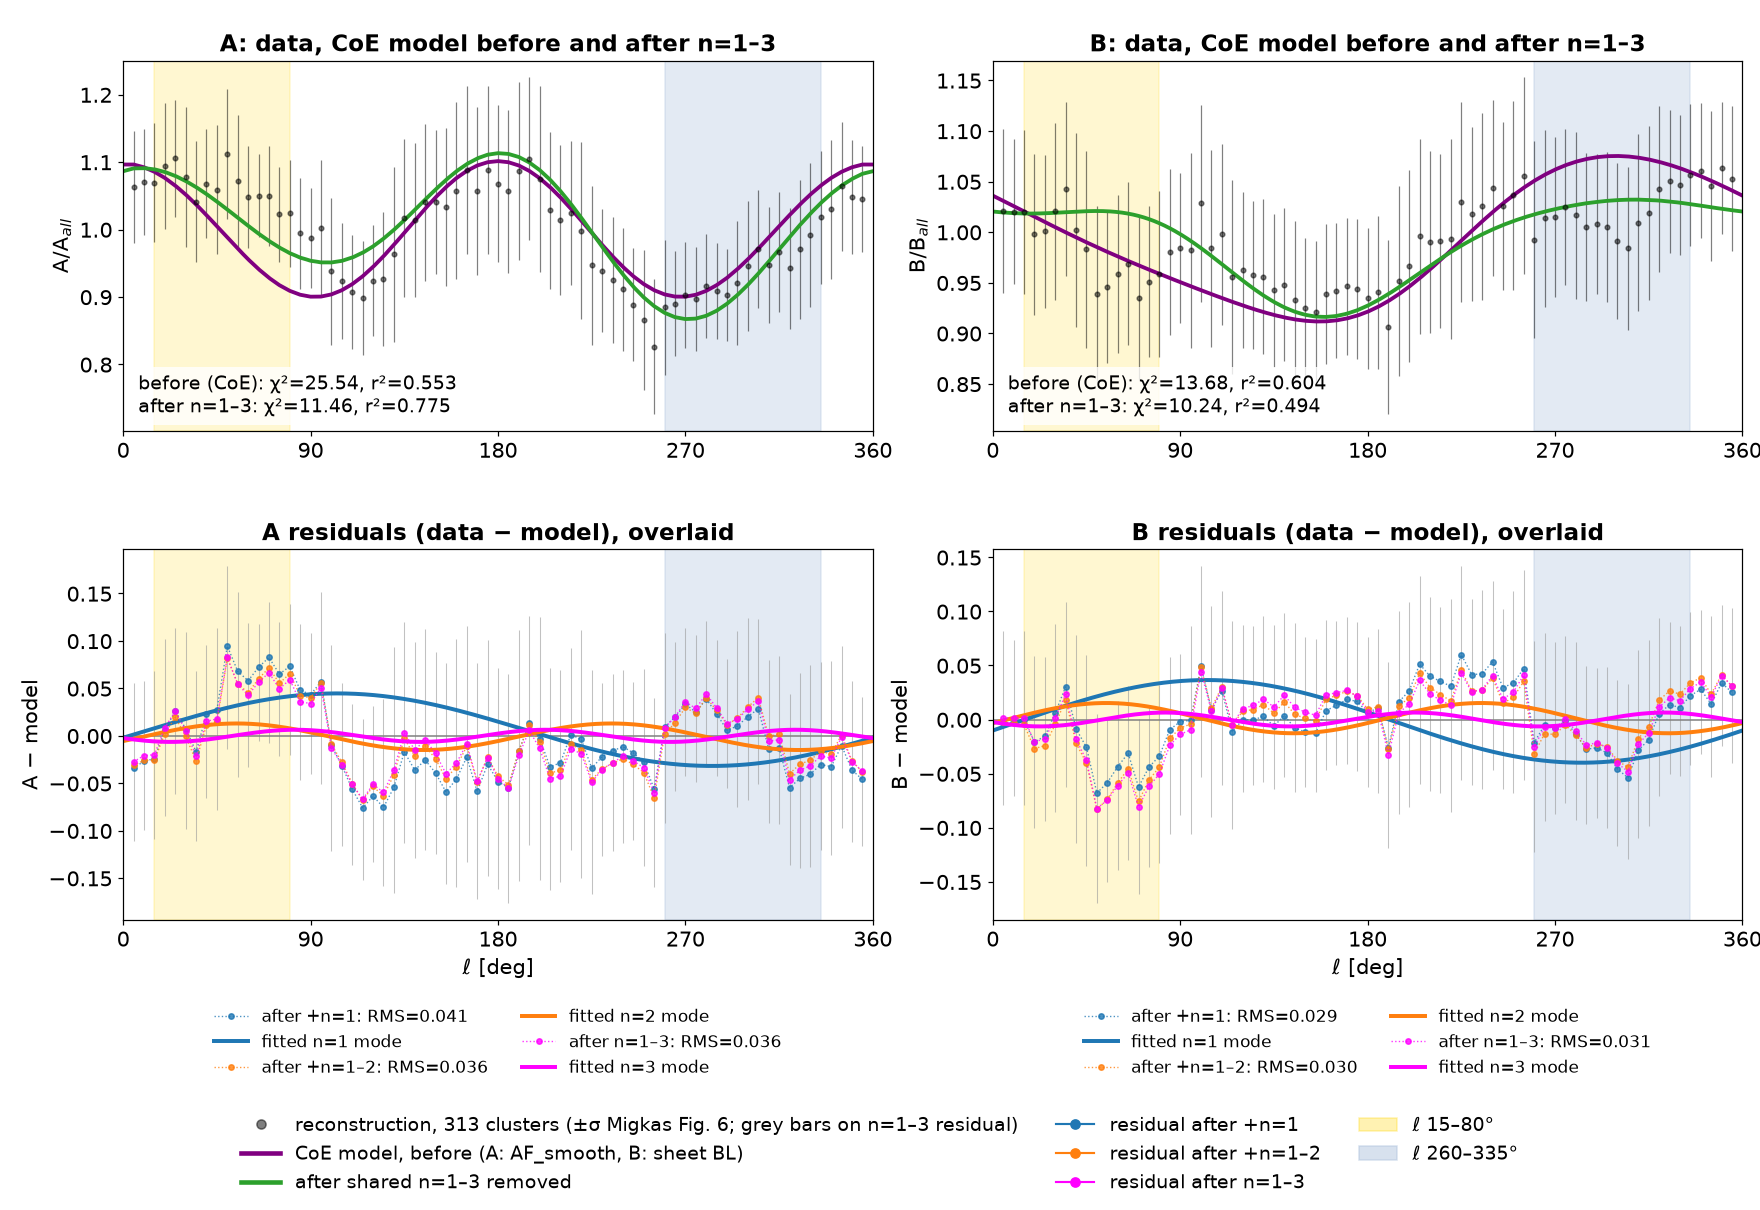

The script that saved this image:
# AUTO-WRAP generator for recon_n3_2x2.png
"""recon_n3_2x2.png -- generating script (placed beside the PNG per the every-PNG-has-its-.py rule).

Provenance: byte-identical to cosmology/figures/fourier_resid/recon_n3_2x2.png, script recon_n3_2x2.py beside it
Embedded source: /workspace/cosmology/figures/fourier_resid/recon_n3_2x2.py  (verbatim below, unmodified)
Run:  python3 recon_n3_2x2.py   -> writes recon_n3_2x2_regen.png beside this file (the original PNG is never overwritten).
The embedded code runs with cwd = /workspace/cosmology/figures/fourier_resid so its input files resolve; any other files it
tries to write are diverted to a scratch dir.
"""
import os, sys, builtins, tempfile
HERE = os.path.dirname(os.path.abspath(__file__))
OUT = os.path.join(HERE, 'recon_n3_2x2' + '_regen.png')
SRC_CWD = '/workspace/cosmology/figures/fourier_resid'
MATCH = ['recon_n3_2x2.png']       # basename(s) the source saves this figure under
SCRATCH = tempfile.mkdtemp(prefix='regen_recon_n3_2x2_')
import matplotlib; matplotlib.use('Agg')
import matplotlib.figure as _mf
_orig_open = builtins.open
def _divert(p):
    p = os.fspath(p)
    if os.path.abspath(p) == OUT: return p
    return os.path.join(SCRATCH, os.path.basename(p))
def _open(file, mode='r', *a, **k):
    if isinstance(file, (str, bytes, os.PathLike)) and any(c in mode for c in 'wax+'):
        file = _divert(file)
    return _orig_open(file, mode, *a, **k)
builtins.open = _open
_orig_save = _mf.Figure.savefig
def _savefig(self, fname, *a, **k):
    if isinstance(fname, (str, os.PathLike)):
        b = os.path.basename(os.fspath(fname))
        fname = OUT if b in MATCH else os.path.join(SCRATCH, b)
    return _orig_save(self, fname, *a, **k)
_mf.Figure.savefig = _savefig
try:
    from PIL import Image as _I
    _ois = _I.Image.save
    def _isave(self, fp, *a, **k):
        if isinstance(fp, (str, os.PathLike)):
            b = os.path.basename(os.fspath(fp)); fp = OUT if (b in MATCH or os.path.abspath(os.fspath(fp)) == OUT) else os.path.join(SCRATCH, b)
        return _ois(self, fp, *a, **k)
    _I.Image.save = _isave
except Exception: pass
os.chdir(SRC_CWD); sys.path.insert(0, SRC_CWD)
sys.argv = ['/workspace/cosmology/figures/fourier_resid/recon_n3_2x2.py'] + []

SOURCE = '# Fig 25 2x2: top = data + CoE before + after n=1-3; bottom = residuals after +n=1, +n=1-2, n=1-3 overlaid.\nimport sys;sys.path.insert(0,\'..\')\nexec(open(\'recon_n3.py\').read().split("cols=[\'purple\'")[0])\nfrom matplotlib.lines import Line2D\nplt.rcParams.update({\'font.size\':14})\nRC=[\'tab:blue\',\'tab:orange\',\'magenta\'];lab=[\'after +n=1\',\'after +n=1–2\',\'after n=1–3\']\nfig=plt.figure(figsize=(16,11),facecolor=\'white\')\ngs=fig.add_gridspec(2,2,height_ratios=[1,1],hspace=0.32,wspace=0.16,left=.07,right=.99,top=.95,bottom=.24)\nbox=dict(fc=\'white\',ec=\'none\',alpha=.8)\ndef bands(x):x.axvspan(15,80,color=\'gold\',alpha=.18,zorder=0);x.axvspan(260,335,color=\'lightsteelblue\',alpha=.35,zorder=0)\nfor k,(nm,Y,sY,mb,mg) in enumerate(((\'A\',A0,sA,AFl,AFg),(\'B\',B0,sB,BLl,BLg))):\n  ms=[(mb.copy(),mg.copy())]\n  for n,p in steps2:ms.append((ms[-1][0]+T(n,p,th,k),ms[-1][1]+T(n,p,gt,k)))\n  st=lambda m:(np.sum((Y-m)**2/sY**2),np.corrcoef(Y,m)[0,1]**2)\n  a=fig.add_subplot(gs[0,k]);bands(a)\n  a.errorbar(l,Y,yerr=sY,fmt=\'o\',color=\'k\',ms=3,alpha=.5,lw=.8)\n  a.plot(g,ms[0][1],color=\'purple\',lw=2.5);a.plot(g,ms[3][1],color=\'tab:green\',lw=2.5)\n  (c0,r0),(c3,r3)=st(ms[0][0]),st(ms[3][0])\n  a.text(.02,.05,f\'before (CoE): χ²={c0:.2f}, r²={r0:.3f}\\nafter n=1–3: χ²={c3:.2f}, r²={r3:.3f}\',transform=a.transAxes,fontsize=12.5,bbox=box)\n  a.set_title(f\'{nm}: data, CoE model before and after n=1–3\',fontweight=\'bold\',fontsize=15)\n  a.set_ylabel(\'A/A$_{all}$\' if nm==\'A\' else \'B/B$_{all}$\');a.set_xlim(0,360);a.set_xticks([0,90,180,270,360])\n  b=fig.add_subplot(gs[1,k]);bands(b);b.axhline(0,color=\'grey\',lw=1)\n  hh=[]\n  for j,i in enumerate((1,2,3)):\n    r=Y-ms[i][0];rms=np.sqrt(np.mean(r**2))\n    if i==3:b.errorbar(l,r,yerr=sY,fmt=\'none\',ecolor=\'0.6\',lw=.7,alpha=.6,zorder=1)\n    hh+=b.plot(l,r,\':o\',color=RC[j],ms=3.5,lw=0.9,alpha=.8,label=f\'{lab[j]}: RMS={rms:.3f}\')\n    hh+=b.plot(g,T(*steps2[j],gt,k),\'-\',color=RC[j],lw=2.6,label=f\'fitted n={i} mode\')\n  b.legend(handles=hh,loc=\'upper center\',bbox_to_anchor=(.5,-.2),ncol=2,fontsize=11,frameon=False)\n  b.set_title(f\'{nm} residuals (data − model), overlaid\',fontweight=\'bold\',fontsize=15)\n  b.set_ylabel(f\'{nm} − model\');b.set_xlim(0,360);b.set_xticks([0,90,180,270,360]);b.set_xlabel(\'ℓ [deg]\')\nh=[Line2D([],[],color=\'k\',marker=\'o\',ls=\'\',alpha=.5,label=\'reconstruction, 313 clusters (±σ Migkas Fig. 6; grey bars on n=1–3 residual)\'),Line2D([],[],color=\'purple\',lw=3,label=\'CoE model, before (A: AF_smooth, B: sheet BL)\'),Line2D([],[],color=\'tab:green\',lw=3,label=\'after shared n=1–3 removed\')]+[Line2D([],[],color=RC[j],marker=\'o\',lw=1.4,label=\'residual \'+lab[j]) for j in range(3)]+[plt.Rectangle((0,0),1,1,color=\'gold\',alpha=.3,label=\'ℓ 15–80°\'),plt.Rectangle((0,0),1,1,color=\'lightsteelblue\',alpha=.5,label=\'ℓ 260–335°\')]\nfig.legend(handles=h,loc=\'lower center\',ncol=3,frameon=False,fontsize=12.5)\nfig.savefig(\'recon_n3_2x2.png\',dpi=110,facecolor=\'white\')\n'
exec(compile(SOURCE, '/workspace/cosmology/figures/fourier_resid/recon_n3_2x2.py', 'exec'), {'__name__': '__main__', '__file__': '/workspace/cosmology/figures/fourier_resid/recon_n3_2x2.py'})
print('wrote', OUT if os.path.exists(OUT) else '(no matching figure produced)')
